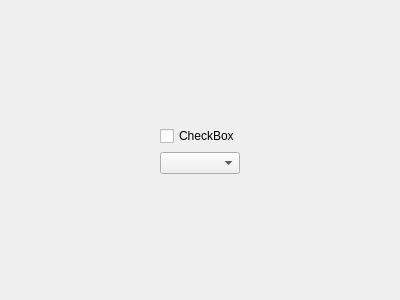
<?xml version="1.0" encoding="UTF-8"?>
<ui version="4.0">
 <class>Form</class>
 <widget class="QWidget" name="Form">
  <property name="geometry">
   <rect>
    <x>0</x>
    <y>0</y>
    <width>400</width>
    <height>300</height>
   </rect>
  </property>
  <property name="windowTitle">
   <string>Form</string>
  </property>
  <layout class="QVBoxLayout" name="verticalLayout_2">
   <item alignment="Qt::AlignHCenter|Qt::AlignVCenter">
    <widget class="QFrame" name="Full_Frame">
     <layout class="QVBoxLayout" name="verticalLayout">
      <item alignment="Qt::AlignHCenter">
       <widget class="QCheckBox" name="Track_Label">
        <property name="text">
         <string>CheckBox</string>
        </property>
       </widget>
      </item>
      <item>
       <widget class="QComboBox" name="Instrument_Options"/>
      </item>
     </layout>
    </widget>
   </item>
  </layout>
 </widget>
 <resources/>
 <connections/>
</ui>
